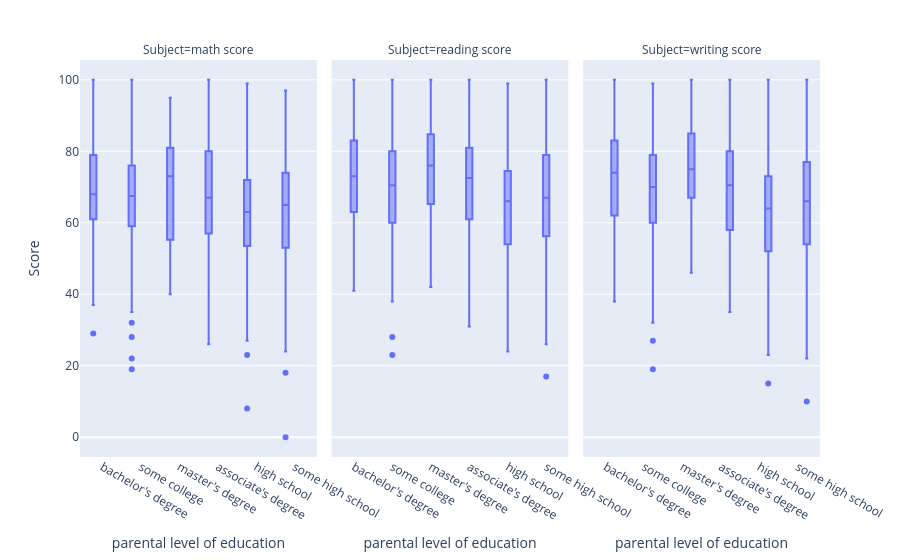

Source (notebook cell):
### Code cell
df_long = df.melt(
    id_vars=['parental level of education'],
    value_vars=['math score', 'reading score', 'writing score'],
    var_name='Subject',
    value_name='Score'
)

fig = px.box(
    df_long,
    x='parental level of education',
    y='Score',
    facet_col='Subject'
)

fig

### Figure 1 — Plotly figure (JSON) as saved in the notebook; plotly's stock layout.template omitted (floating-point values rounded to 4 significant figures; data arrays with more than 128 entries replaced by an {"elided": "..."} marker saying what was removed)
{"data": [{"alignmentgroup": "True", "hovertemplate": "Subject=math score<br>parental level of education=%{x}<br>Score=%{y}<extra></extra>", "legendgroup": "", "marker": {"color": "#636efa"}, "name": "", "notched": false, "offsetgroup": "", "orientation": "v", "showlegend": false, "type": "box", "x": {"elided": "1000 str values"}, "x0": " ", "xaxis": "x", "y": {"elided": "1000 int values"}, "y0": " ", "yaxis": "y"}, {"alignmentgroup": "True", "hovertemplate": "Subject=reading score<br>parental level of education=%{x}<br>Score=%{y}<extra></extra>", "legendgroup": "", "marker": {"color": "#636efa"}, "name": "", "notched": false, "offsetgroup": "", "orientation": "v", "showlegend": false, "type": "box", "x": {"elided": "1000 str values"}, "x0": " ", "xaxis": "x2", "y": {"elided": "1000 int values"}, "y0": " ", "yaxis": "y2"}, {"alignmentgroup": "True", "hovertemplate": "Subject=writing score<br>parental level of education=%{x}<br>Score=%{y}<extra></extra>", "legendgroup": "", "marker": {"color": "#636efa"}, "name": "", "notched": false, "offsetgroup": "", "orientation": "v", "showlegend": false, "type": "box", "x": {"elided": "1000 str values"}, "x0": " ", "xaxis": "x3", "y": {"elided": "1000 int values"}, "y0": " ", "yaxis": "y3"}], "layout": {"annotations": [{"font": {}, "showarrow": false, "text": "Subject=math score", "x": 0.16, "xanchor": "center", "xref": "paper", "y": 1, "yanchor": "bottom", "yref": "paper"}, {"font": {}, "showarrow": false, "text": "Subject=reading score", "x": 0.5, "xanchor": "center", "xref": "paper", "y": 1, "yanchor": "bottom", "yref": "paper"}, {"font": {}, "showarrow": false, "text": "Subject=writing score", "x": 0.84, "xanchor": "center", "xref": "paper", "y": 1, "yanchor": "bottom", "yref": "paper"}], "boxmode": "group", "legend": {"tracegroupgap": 0}, "margin": {"t": 60}, "xaxis": {"anchor": "y", "domain": [0, 0.32], "title": {"text": "parental level of education"}}, "xaxis2": {"anchor": "y2", "domain": [0.34, 0.66], "matches": "x", "title": {"text": "parental level of education"}}, "xaxis3": {"anchor": "y3", "domain": [0.68, 1.0], "matches": "x", "title": {"text": "parental level of education"}}, "yaxis": {"anchor": "x", "domain": [0, 1], "title": {"text": "Score"}}, "yaxis2": {"anchor": "x2", "domain": [0, 1], "matches": "y", "showticklabels": false}, "yaxis3": {"anchor": "x3", "domain": [0, 1], "matches": "y", "showticklabels": false}}}
